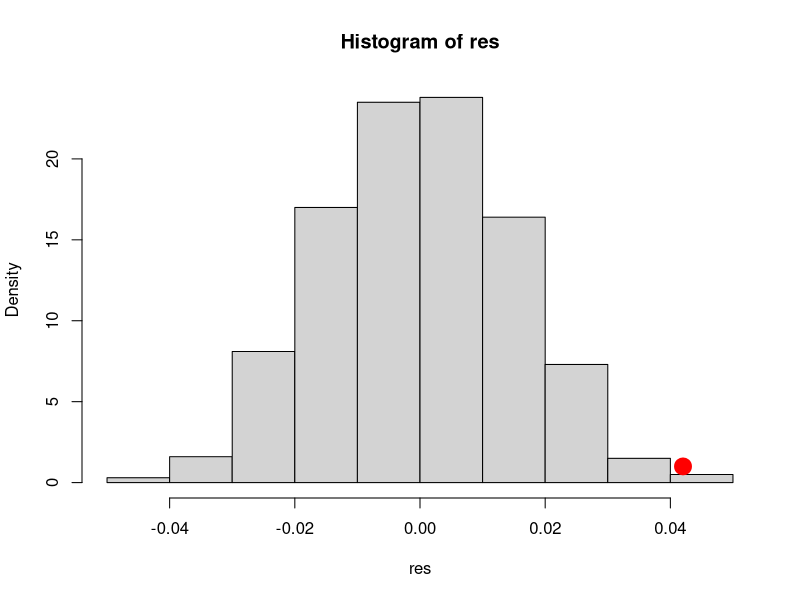

Write the R code that produced this figure.
x <- scan('icea.txt')
y <- scan('iceb.txt')
xn <- mean(x)
yn <- mean(y)
base <- xn-yn

z <- c(x,y)

B <- 1000
res <- numeric(B)
est <- numeric(B)
total <- sum(z)
n <- length(z)
n1 <- length(x)
n2 <- length(y)

for (i in 1:B){
  temp <- sample(z, size = n1)
  res[i] = sum(temp)/n1-(total-sum(temp))/n2
  est[i] = (((sum(temp)/n1-(total-sum(temp))/n2) >base ) || ((-sum(temp)/n1-(total-sum(temp))/n2) > - base ))
  
}

hist(res, probability = TRUE)
lines(xn-yn, 1,col='red', type='p', lwd=10)

print(paste("Estimated p-value =", mean(est)))

